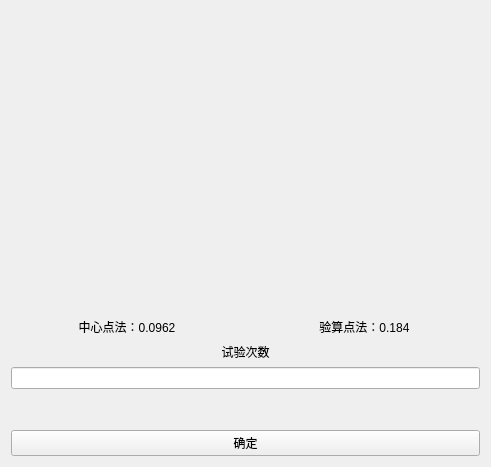
<?xml version="1.0" encoding="UTF-8"?>
<ui version="4.0">
 <class>Exp2</class>
 <widget class="QWidget" name="Exp2">
  <property name="geometry">
   <rect>
    <x>0</x>
    <y>0</y>
    <width>491</width>
    <height>467</height>
   </rect>
  </property>
  <property name="windowTitle">
   <string>example2</string>
  </property>
  <layout class="QGridLayout" name="gridLayout">
   <item row="0" column="0">
    <widget class="QLabel" name="explab">
     <property name="minimumSize">
      <size>
       <width>0</width>
       <height>300</height>
      </size>
     </property>
     <property name="text">
      <string/>
     </property>
    </widget>
   </item>
   <item row="5" column="0">
    <widget class="QPushButton" name="surebtn">
     <property name="text">
      <string>确定</string>
     </property>
    </widget>
   </item>
   <item row="1" column="0">
    <layout class="QHBoxLayout" name="horizontalLayout">
     <item>
      <widget class="QLabel" name="label_2">
       <property name="maximumSize">
        <size>
         <width>16777215</width>
         <height>20</height>
        </size>
       </property>
       <property name="text">
        <string>中心点法：0.0962</string>
       </property>
       <property name="alignment">
        <set>Qt::AlignCenter</set>
       </property>
      </widget>
     </item>
     <item>
      <widget class="QLabel" name="label_3">
       <property name="maximumSize">
        <size>
         <width>16777215</width>
         <height>20</height>
        </size>
       </property>
       <property name="text">
        <string>验算点法：0.184</string>
       </property>
       <property name="alignment">
        <set>Qt::AlignCenter</set>
       </property>
      </widget>
     </item>
    </layout>
   </item>
   <item row="3" column="0">
    <layout class="QVBoxLayout" name="verticalLayout">
     <item>
      <widget class="QLabel" name="label">
       <property name="text">
        <string>试验次数</string>
       </property>
       <property name="alignment">
        <set>Qt::AlignCenter</set>
       </property>
      </widget>
     </item>
     <item>
      <widget class="QLineEdit" name="lineEdit">
       <property name="alignment">
        <set>Qt::AlignCenter</set>
       </property>
      </widget>
     </item>
    </layout>
   </item>
   <item row="4" column="0">
    <widget class="QLabel" name="finlab">
     <property name="text">
      <string/>
     </property>
     <property name="alignment">
      <set>Qt::AlignCenter</set>
     </property>
    </widget>
   </item>
  </layout>
 </widget>
 <resources/>
 <connections/>
</ui>
